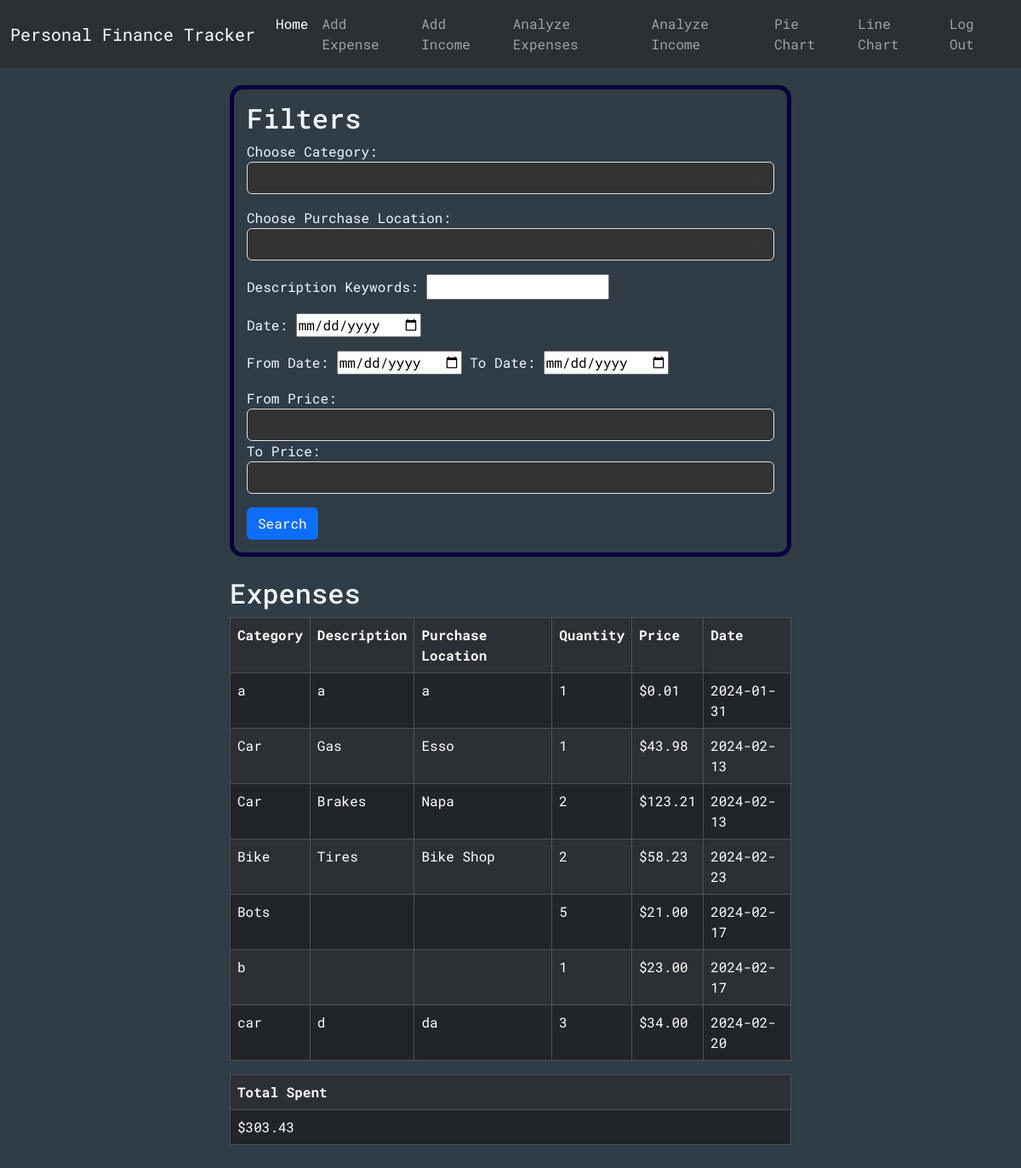
Page /analyzeExpenses (signed in) on the earlier database version.
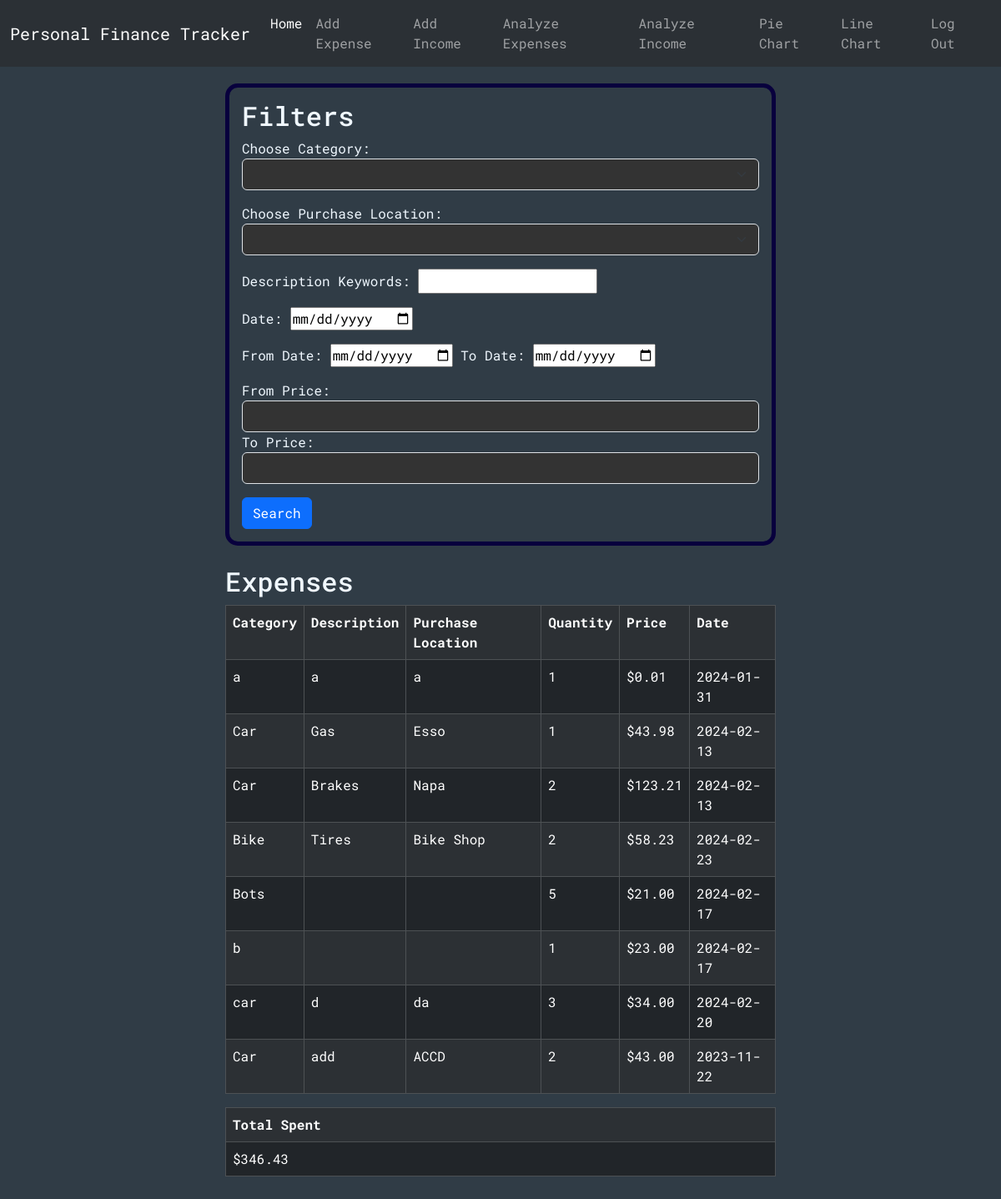
Same page on the later database version.
### tables this page shows
CREATE TABLE expenses (id INTEGER PRIMARY KEY, user_id INTEGER NOT NULL, category TEXT, description TEXT, purchaseLocation TEXT, quantity INTEGER NOT NULL, price NUMERIC NOT NULL, date TEXT NOT NULL, FOREIGN KEY (user_id) REFERENCES users(id));

### app.py (the view)
@app.route("/analyzeExpenses", methods=["GET", "POST"])
@login_required
def analyzeExpenses():
    conn = get_db_connection()
    categories = conn.execute("SELECT DISTINCT category FROM expenses WHERE user_id = ?", (session["user_id"],)).fetchall()
    purchaseLocations = conn.execute("SELECT DISTINCT purchaseLocation FROM expenses WHERE user_id = ?", (session["user_id"],)).fetchall()
    categoryFilter = None
    purchaseLocationFilter = None
    keywordsFilter = None
    dateFilter = None
    fromDateFilter =None
    toDateFilter = None
    fromPriceFilter = None
    toPriceFilter = None
    exps = conn.execute("SELECT * FROM expenses WHERE user_id = ?", (session["user_id"],)).fetchall()
    total = conn.execute("SELECT SUM(price) AS sum FROM expenses WHERE user_id = ?", (session["user_id"],)).fetchall()[0]["sum"]
    if request.method == "POST":
        categoryFilter = request.form.get("category")
        purchaseLocationFilter = request.form.get("purchaseLocation")
        keywordsFilter = request.form.get("keywords")
        dateFilter = request.form.get("date")
        fromDateFilter = request.form.get("fromDate")
        toDateFilter = request.form.get("toDate")
        fromPriceFilter = request.form.get("fromPrice")
        toPriceFilter = request.form.get("toPrice")
        if dateFilter and (fromDateFilter or toDateFilter):
            flash("Cannot do from-to date at the same time as a specific date")
        if (fromPriceFilter and toPriceFilter) and float(fromPriceFilter) > float(toPriceFilter):
            flash("From-price must be smaller than to-price")
        if fromDateFilter:
            fD = date.fromisoformat(fromDateFilter)
        if toDateFilter:
            tD = date.fromisoformat(toDateFilter)
        if  fromDateFilter and toDateFilter and (not dateIsLessThan(fD, tD)):
            flash("From-date must be less than to-date")
        floatedFromPriceFilter = 0
        if fromPriceFilter:
            floatedFromPriceFilter = float(fromPriceFilter)
        floatedToPriceFilter = 0
        if toPriceFilter:
            floatedToPriceFilter = float(toPriceFilter)
        exps = conn.execute("SELECT * FROM expenses WHERE"\
                            " user_id = ?"\
                            " AND CASE WHEN ? != '' THEN category = ? ELSE 1 END"\
                            " AND CASE WHEN ? != '' THEN purchaseLocation = ? ELSE 1 END"\
                            " AND CASE WHEN ? != '' THEN description LIKE ? ELSE 1 END"\
                            " AND CASE WHEN ? != '' THEN date = ? ELSE 1 END"\
                             " AND CASE WHEN ? != '' AND ? != '' THEN date BETWEEN ? AND ? "\
                                " WHEN ? != '' AND ? == '' THEN date BETWEEN ? AND '9999-00-00'"\
                                " WHEN ? != '' AND ? == '' THEN date BETWEEN 0000-00-00  AND ?"\
                                " ELSE 1 END"\
                            " AND CASE WHEN ? != '' AND ? != '' THEN price BETWEEN ? AND ? "\
                                " WHEN ? != '' AND ? == '' THEN price BETWEEN ? AND 99999999"\
                                " WHEN ? != '' AND ? == '' THEN price BETWEEN 0 AND ?"\
                                " ELSE 1 END"
                            , (session["user_id"], categoryFilter, categoryFilter, purchaseLocationFilter, purchaseLocationFilter, keywordsFilter, f'%{keywordsFilter}%', dateFilter, dateFilter, fromDateFilter, toDateFilter, fromDateFilter, toDateFilter, fromDateFilter, toDateFilter, fromDateFilter, toDateFilter, fromDateFilter, toDateFilter , fromPriceFilter, toPriceFilter, floatedFromPriceFilter, floatedToPriceFilter, fromPriceFilter, toPriceFilter, floatedFromPriceFilter, fromPriceFilter, toPriceFilter, floatedToPriceFilter)).fetchall()
        total = conn.execute("SELECT SUM(price) AS sum FROM expenses WHERE"\
                            " user_id = ?"\
                            " AND CASE WHEN ? != '' THEN category = ? ELSE 1 END"\
                            " AND CASE WHEN ? != '' THEN purchaseLocation = ? ELSE 1 END"\
                            " AND CASE WHEN ? != '' THEN description LIKE ? ELSE 1 END"\
                            " AND CASE WHEN ? != '' THEN date = ? ELSE 1 END"\
                            " AND CASE WHEN ? != '' AND ? != '' THEN date BETWEEN ? AND ? "\
                                " WHEN ? != '' AND ? == '' THEN date BETWEEN ? AND '9999-00-00'"\
                                " WHEN ? != '' AND ? == '' THEN date BETWEEN 0000-00-00  AND ?"\
                                " ELSE 1 END"\
                            " AND CASE WHEN ? != '' AND ? != '' THEN price BETWEEN ? AND ? "\
                                " WHEN ? != '' AND ? == '' THEN price BETWEEN ? AND 99999999"\
                                " WHEN ? != '' AND ? == '' THEN price BETWEEN 0 AND ?"\
                                " ELSE 1 END"
                            , (session["user_id"], categoryFilter, categoryFilter, purchaseLocationFilter, purchaseLocationFilter, keywordsFilter, f'%{keywordsFilter}%', dateFilter, dateFilter, fromDateFilter, toDateFilter, fromDateFilter, toDateFilter, fromDateFilter, toDateFilter, fromDateFilter, toDateFilter, fromDateFilter, toDateFilter, fromPriceFilter, toPriceFilter, floatedFromPriceFilter, floatedToPriceFilter, fromPriceFilter, toPriceFilter, floatedFromPriceFilter, fromPriceFilter, toPriceFilter, floatedToPriceFilter)).fetchall()[0]["sum"]
    elif request.method == "GET":
        categoryFilter = categoryFilter if categoryFilter is not None else ""
        purchaseLocationFilter = purchaseLocationFilter if purchaseLocationFilter is not None else ""
        keywordsFilter = keywordsFilter if keywordsFilter is not None else ""
        dateFilter = dateFilter if dateFilter is not None else ""
        fromDateFilter = fromDateFilter if fromDateFilter is not None else ""
        toDateFilter = toDateFilter if toDateFilter is not None else ""
        fromPriceFilter = fromPriceFilter if fromPriceFilter is not None else ""
        toPriceFilter = toPriceFilter if toPriceFilter is not None else ""
    return render_template("analyzeExpenses.html", categories=categories,purchaseLocations=purchaseLocations,expenses=exps,total=total,categoryFilter=categoryFilter,purchaseLocationFilter=purchaseLocationFilter,keywordsFilter=keywordsFilter,dateFilter=dateFilter,fromDateFilter=fromDateFilter,toDateFilter=toDateFilter,    fromPriceFilter=fromPriceFilter, toPriceFilter=toPriceFilter)

### helpers.py (called while the page is built)
def login_required(f):
    @wraps(f)
    def decorated_function(*args, **kwargs):
        if session.get("user_id") is None:
            return redirect("/login")
        return f(*args, **kwargs)
    return decorated_function

def get_db_connection():
    conn = sqlite3.connect('database.db')
    conn.row_factory = sqlite3.Row
    return conn

### templates/analyzeExpenses.html (shortened to what this page needs)
{% extends "layout.html" %}
{% block body %}
<div class="cont center-horizontal">
  <div class="formBox">
    <h2>Filters</h2>
    <form action="/analyzeExpenses" method="post">
      <div class="mb-3">
        <label for="category">Choose Category:</label>
        <select name="category" id="category" class="form-select">
          <option></option>
          {% for category in categories %}
          <option value="{{category['category']}}" {% if category['category'] == categoryFilter %}selected{% endif %}>
          </option>
          {% endfor %}
        </select>
      </div>
      <div class="mb-3">
        <label for="purchaseLocation">Choose Purchase Location:</label>
        <select
          name="purchaseLocation"
          id="purchaseLocation"
          class="form-select"
        >
          {% for purchaseLocation in purchaseLocations %}
          <option value="{{purchaseLocation['purchaseLocation']}}" {% if purchaseLocation['purchaseLocation'] == purchaseLocationFilter %}selected{% endif %}>
          </option>
          {% endfor %}
        </select>
      </div>
      <div class="mb-3">
        <label for="keywords">Description Keywords:</label>
        <input
          type="text"
          name="keywords"
          id="keywords"
          value="{{keywordsFilter}}"
        />
      </div>
      <div class="mb-3">
        <label for="date">Date:</label>
        <input type="date" name="date" id="date" value="{{dateFilter}}" />
      </div>
      <div class="mb-3">
        <label for="fromDate">From Date:</label>
        <input
          type="date"
          name="fromDate"
          id="fromDate"
          value="{{fromDateFilter}}"
        />
        <label for="toDate">To Date:</label>
        <input type="date" name="toDate" id="toDate" value="{{toDateFilter}}" />
      </div>
      <div class="mb-3">
        <label for="fromPrice">From Price:</label>
        <input
          type="number"
          step="0.01"
          min="0"
          class="form-control"
          name="fromPrice"
          id="fromPrice"
          value="{{fromPriceFilter}}"
        />
        <label for="toPrice">To Price:</label>
        <input
          type="number"
          step="0.01"
          min="0"
          class="form-control"
          name="toPrice"
          id="toPrice"
          value="{{toPriceFilter}}"
        />
      </div>
      <button type="submit" class="btn btn-primary">Search</button>
    </form>
  </div>
  <br />
  {% if expenses -%}
  <div>
    <div>
      <h2>Expenses</h2>
      <div class="table-responsive">
        <table
          class="table table-dark table-striped table-bordered table-hover"
        >
          <tr>
            <th scope="col">Category</th>
            <th scope="col">Description</th>
            <th scope="col">Purchase Location</th>
            <th scope="col">Quantity</th>
            <th scope="col">Price</th>
            <th scope="col">Date</th>
          </tr>
          {% for expense in expenses %}
          <tr>
            <td>{{ expense["category"] }}</td>
            <td>{{ expense["description"] }}</td>
            <td>{{ expense["purchaseLocation"] }}</td>
            <td>{{ expense["quantity"] }}</td>
            <td>{{ "$%.2f"| format(expense["price"] )}}</td>
            <td>{{ expense["date"] }}</td>
          </tr>
          {% endfor %}
        </table>
      </div>
      <table class="table table-dark table-striped table-bordered table-hover">
        <tr>
          <th scope="col">Total Spent</th>
        </tr>
        <tr>
          <td>{{"$%.2f"| format(total)}}</td>
        </tr>
      </table>
    </div>
    {% endif %}
  </div>
</div>
{% endblock %}

Differences in the rows shown:
added expenses: category "Car", description "add", purchaseLocation "ACCD", quantity "2", price "$43.00", date "2023-11-22"
Other differences:
{{ "$%.2f"| format(total) }}: "$303.43" → "$346.43"
